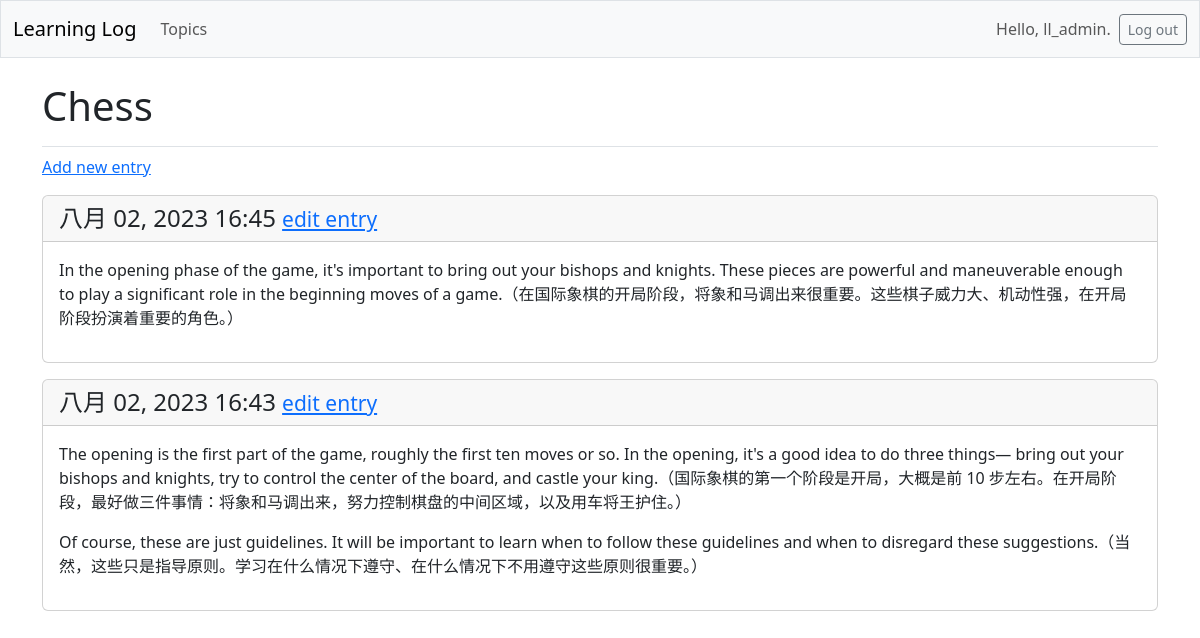
The page /topics/2/ (signed in) on the database its author committed.
### learning_logs/models.py (models this page shows, shortened)
class Topic(models.Model):
    text = models.CharField(max_length=200)
    date_added = models.DateTimeField(auto_now_add=True)
    owner = models.ForeignKey(User, on_delete=models.CASCADE)

class Entry(models.Model):
    topic = models.ForeignKey(Topic, on_delete=models.CASCADE)
    text = models.TextField()
    date_added = models.DateTimeField(auto_now_add=True)
    class Meta:
        verbose_name_plural = 'entries'

### learning_logs/views.py (the view)
# urls.py: path('topics/<int:topic_id>/', views.topic, name='topic'),
@login_required
def topic(request, topic_id):
    topic = Topic.objects.get(id=topic_id)
    if topic.owner != request.user:
        raise Http404
    entries = topic.entry_set.order_by('-date_added')
    context = {'topic': topic, 'entries': entries}
    return render(request, 'learning_logs/topic.html', context)

### learning_logs/templates/learning_logs/topic.html
{% extends 'learning_logs/base.html' %}
{% block page_header %}
<h1>{{ topic.text }}</h1>
{% endblock page_header %}
{% block content %}
<p>
  <a href="{% url 'learning_logs:new_entry' topic.id %}">Add new entry</a>
</p>
{% for entry in entries %}
<div class="card mb-3">
  <h4 class="card-header">
    {{ entry.date_added|date:'M d, Y H:i' }}
    <small><a href="{% url 'learning_logs:edit_entry' entry.id %}">
        edit entry</a></small>
  </h4>
  <div class="card-body">{{ entry.text|linebreaks }}</div>
</div>
{% empty %}
<p>There are no entries for this topic yet.</p>
{% endfor %}
{% endblock content %}

### learning_logs/templates/learning_logs/base.html (shortened to what this page needs)
<!doctype html>
<html lang="en">
<head>
    {% load django_bootstrap5 %}
    {% bootstrap_css %}
</head>
<body>
    <nav class="navbar navbar-expand-md navbar-light bg-light mb-4 border">
        <div class="container-fluid">
            <a class="navbar-brand" href="{% url 'learning_logs:index' %}">
            Learning Log</a>
        <div class="collapse navbar-collapse" id="navbarCollapse">
            <ul class="navbar-nav me-auto mb-2 mb-md-0">
                <li class="nav-item">
                    <a class="nav-link" href="{% url 'learning_logs:topics' %}">
                Topics</a></li>
            </ul>
            <ul class="navbar-nav ms-auto mb-2 mb-md-0">
                {% if user.is_authenticated %}
                <li class="nav-item">
                   <span class="navbar-text me-2">Hello, {{ user.username }}.
                  </span>
                </li>
                {% endif %}
            </ul>
            {% if user.is_authenticated %}
            <form action="{% url 'accounts:logout' %}" method='post'>
            <button name='submit' class='btn btn-outline-secondary btn-sm'>
                Log out</button>
            </form>
            {% endif %}
        </div>
        </div>
    </nav>
    <main class="container">
        <div class="pb-2 mb-2 border-bottom">
            {% block page_header %}{% endblock page_header %}
        </div>
        <div>
            {% block content %}{% endblock content %}
        </div>
    </main>
</body>
</html>

### rows shown on the page
Topic: text "Chess"
Entry: date_added "八月 02, 2023 16:45", text "In the opening phase of the game, it's important to bring out your bishops and knights. These pieces are powerful and maneuverable enough to play a significant role in the beginning moves of a game.（在国际象棋的开局阶段，将象和马调出来很重要。这些棋子威力大、机动性强，在开局阶段扮演着重要的角色。）"
Entry: date_added "八月 02, 2023 16:43", text "The opening is the first part of the game, roughly the first ten moves or so. In the opening, it's a good idea to do three things— bring out your bishops and knights, try to control the center of the board, and castle your king.（国际象棋的第一个阶段是开局，大概是前 10 步左右。在开局阶段，最好做三件事情：将象和马调出来，努力控制棋盘的中间区域，以及用车将王护住。） Of course, these are just guidelines. It will be important to learn when to follow these guidelines and when to disregard these suggestions.（当然，这些只是指导原则。学习在什么情况下遵守、在什么情况下不用遵守这些原则很重要。）"

### other values the page prints
{{ user.username }} "ll_admin"
